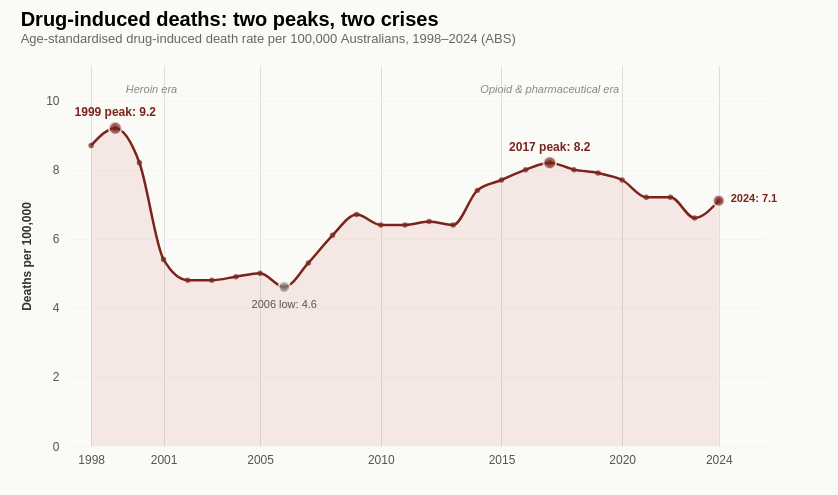

Vega-Lite specification for this chart:
### Vega-Lite specification from a JSON file in a GitHub repository (floating-point values rounded to 4 significant figures)
{"$schema": "https://vega.github.io/schema/vega-lite/v5.json", "title": {"text": "Drug-induced deaths: two peaks, two crises", "subtitle": "Age-standardised drug-induced death rate per 100,000 Australians, 1998–2024 (ABS)", "anchor": "start", "fontSize": 20, "subtitleFontSize": 13, "subtitleColor": "#666", "offset": 20}, "config": {"view": {"stroke": null}, "font": "sans-serif"}, "background": "#FAFAF7", "width": 700, "height": 380, "padding": {"left": 20, "right": 60, "top": 10, "bottom": 30}, "data": {"values": [{"year": 1998, "rate": 8.7}, {"year": 1999, "rate": 9.2}, {"year": 2000, "rate": 8.2}, {"year": 2001, "rate": 5.4}, {"year": 2002, "rate": 4.8}, {"year": 2003, "rate": 4.8}, {"year": 2004, "rate": 4.9}, {"year": 2005, "rate": 5.0}, {"year": 2006, "rate": 4.6}, {"year": 2007, "rate": 5.3}, {"year": 2008, "rate": 6.1}, {"year": 2009, "rate": 6.7}, {"year": 2010, "rate": 6.4}, {"year": 2011, "rate": 6.4}, {"year": 2012, "rate": 6.5}, {"year": 2013, "rate": 6.4}, {"year": 2014, "rate": 7.4}, {"year": 2015, "rate": 7.7}, {"year": 2016, "rate": 8.0}, {"year": 2017, "rate": 8.2}, {"year": 2018, "rate": 8.0}, {"year": 2019, "rate": 7.9}, {"year": 2020, "rate": 7.7}, {"year": 2021, "rate": 7.2}, {"year": 2022, "rate": 7.2}, {"year": 2023, "rate": 6.6}, {"year": 2024, "rate": 7.1}]}, "encoding": {"x": {"field": "year", "type": "quantitative", "title": null, "scale": {"domain": [1997, 2026], "nice": false}, "axis": {"values": [1998, 2001, 2005, 2010, 2015, 2020, 2024], "format": "d", "labelFontSize": 12, "labelColor": "#555", "domain": false, "ticks": false, "labelPadding": 8}}, "y": {"field": "rate", "type": "quantitative", "title": "Deaths per 100,000", "scale": {"domain": [0, 11]}, "axis": {"values": [0, 2, 4, 6, 8, 10], "labelFontSize": 12, "labelColor": "#555", "titleFontSize": 12, "titleColor": "#333", "titlePadding": 12, "grid": true, "gridColor": "#EEE", "gridDash": [2, 2], "domain": false, "ticks": false, "labelPadding": 8}}}, "layer": [{"mark": {"type": "area", "color": "#C04040", "opacity": 0.1, "interpolate": "monotone", "line": false}}, {"mark": {"type": "line", "color": "#7B241C", "strokeWidth": 2.5, "interpolate": "monotone"}, "encoding": {"tooltip": [{"field": "year", "type": "quantitative", "title": "Year"}, {"field": "rate", "type": "quantitative", "title": "Deaths per 100k"}]}}, {"mark": {"type": "point", "filled": true, "color": "#7B241C", "size": 30}}, {"transform": [{"filter": "datum.year == 1999"}], "mark": {"type": "point", "filled": true, "color": "#7B241C", "size": 160, "stroke": "#FAFAF7", "strokeWidth": 2}}, {"transform": [{"filter": "datum.year == 1999"}], "mark": {"type": "text", "dx": 0, "dy": -16, "fontSize": 12, "fontWeight": 600, "color": "#7B241C", "align": "center"}, "encoding": {"text": {"value": "1999 peak: 9.2"}}}, {"transform": [{"filter": "datum.year == 2006"}], "mark": {"type": "point", "filled": true, "color": "#888", "size": 130, "stroke": "#FAFAF7", "strokeWidth": 2}}, {"transform": [{"filter": "datum.year == 2006"}], "mark": {"type": "text", "dx": 0, "dy": 18, "fontSize": 11, "color": "#555", "align": "center"}, "encoding": {"text": {"value": "2006 low: 4.6"}}}, {"transform": [{"filter": "datum.year == 2017"}], "mark": {"type": "point", "filled": true, "color": "#7B241C", "size": 160, "stroke": "#FAFAF7", "strokeWidth": 2}}, {"transform": [{"filter": "datum.year == 2017"}], "mark": {"type": "text", "dx": 0, "dy": -16, "fontSize": 12, "fontWeight": 600, "color": "#7B241C", "align": "center"}, "encoding": {"text": {"value": "2017 peak: 8.2"}}}, {"transform": [{"filter": "datum.year == 2024"}], "mark": {"type": "point", "filled": true, "color": "#7B241C", "size": 130, "stroke": "#FAFAF7", "strokeWidth": 2}}, {"transform": [{"filter": "datum.year == 2024"}], "mark": {"type": "text", "dx": 12, "dy": -2, "fontSize": 11, "fontWeight": 600, "color": "#7B241C", "align": "left"}, "encoding": {"text": {"value": "2024: 7.1"}}}, {"data": {"values": [{"x": 2000.0, "y": 10.3, "text": "Heroin era"}]}, "mark": {"type": "text", "fontSize": 11, "fontStyle": "italic", "color": "#888", "align": "center"}, "encoding": {"x": {"field": "x", "type": "quantitative"}, "y": {"field": "y", "type": "quantitative"}, "text": {"field": "text"}}}, {"data": {"values": [{"x": 2017, "y": 10.3, "text": "Opioid & pharmaceutical era"}]}, "mark": {"type": "text", "fontSize": 11, "fontStyle": "italic", "color": "#888", "align": "center"}, "encoding": {"x": {"field": "x", "type": "quantitative"}, "y": {"field": "y", "type": "quantitative"}, "text": {"field": "text"}}}]}
